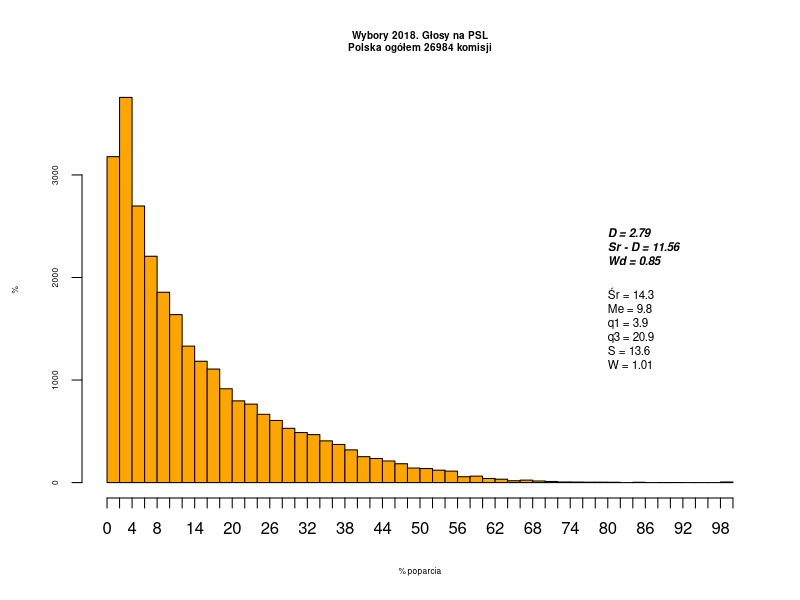
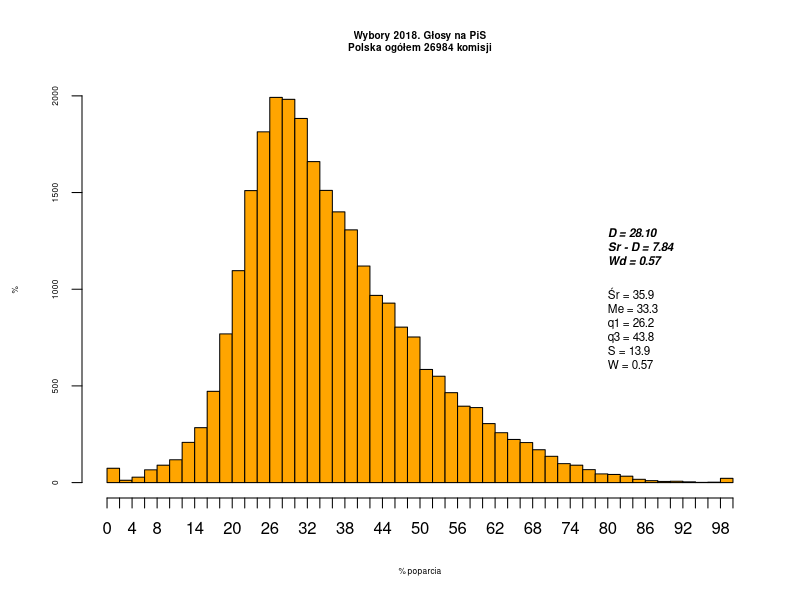
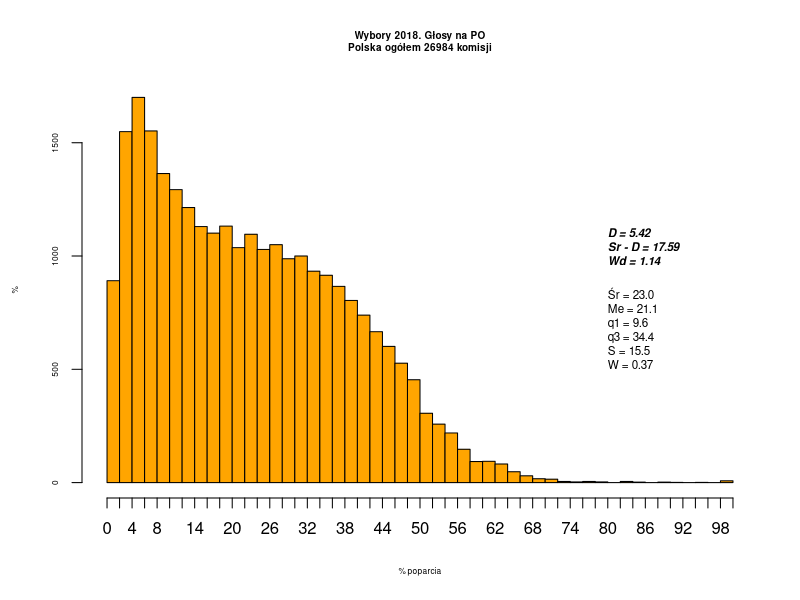
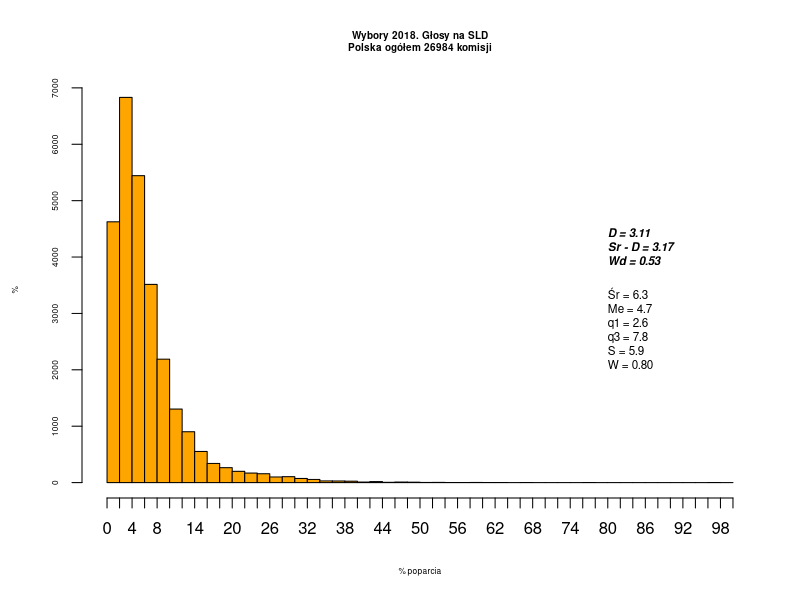
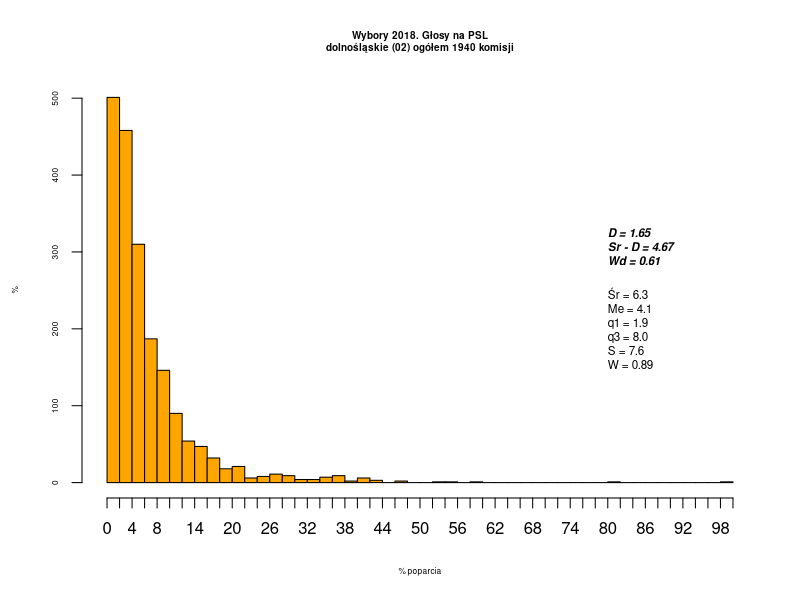
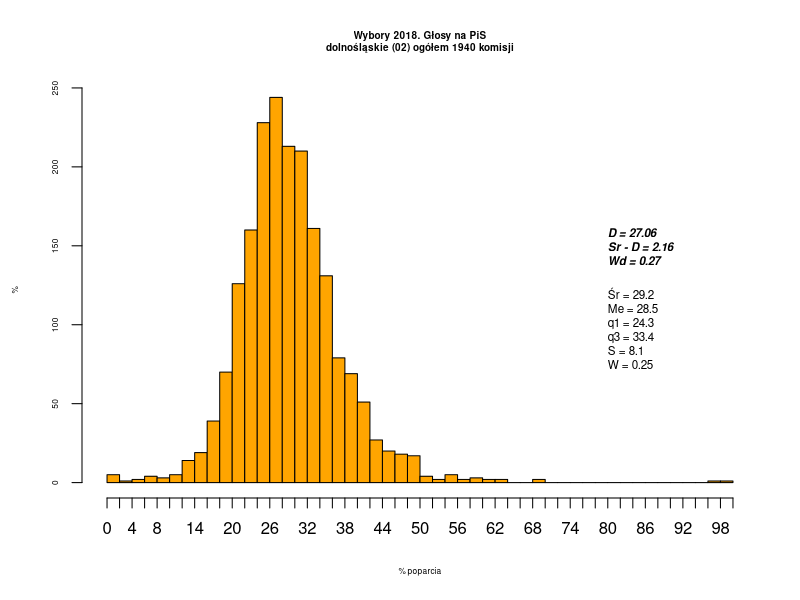
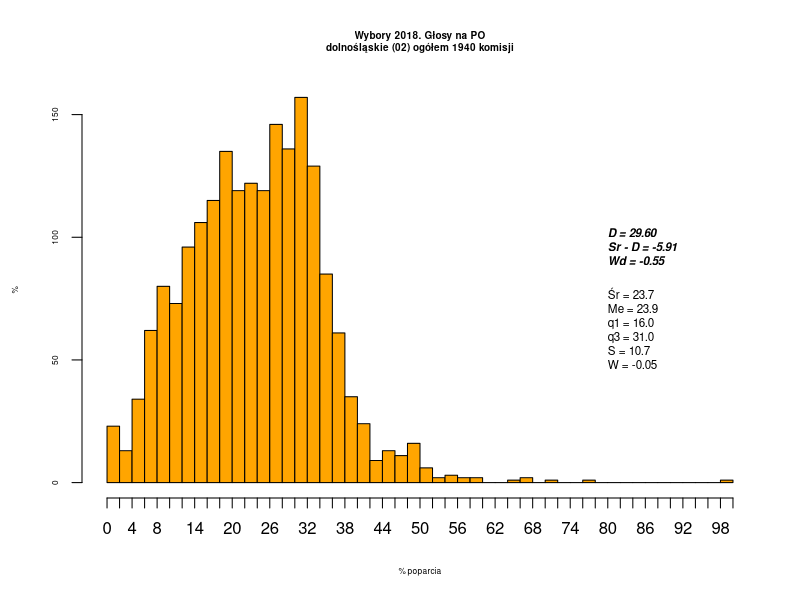
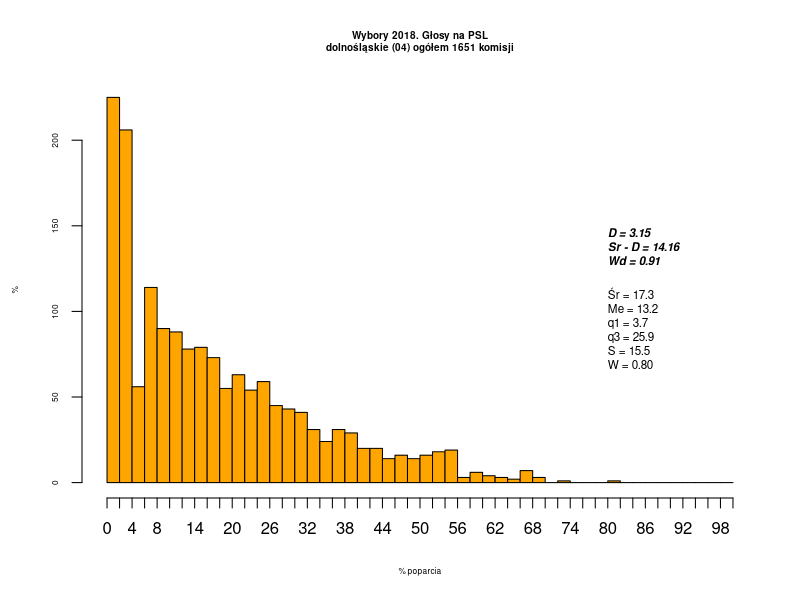

Source code (R) for these figures, in order:
#!/usr/bin/Rscript
# Skrypt wykreślna różnego rodzaju histogramy dla danych z pliku ws2018_komitety_by_komisja_T.csv
#
require (ggplot2)

estimatedMode <- function(x) { d <- density(x, na.rm=T); d$x[which.max(d$y)] }

showVotes <- function(df, x, co, region, N, minN) {
   ## showVotes = wykreśla histogram dla województwa (region)
   kN <- nrow(df)
   sX <- summary(df[[x]], na.rm=TRUE);
   sV <- sd(df[[x]], na.rm=TRUE)
   ## współczynnik skośności Pearsona
   skewness <- 3 * (sX[["Mean"]] - sX[["Median"]])/sV
   Mo <- estimatedMode(df[[x]])
   skewnessMo <- (sX[["Mean"]] - Mo)/sV

   summary_label <- sprintf ("Śr = %.1f\nMe = %.1f\nq1 = %.1f\nq3 = %.1f\nS = %.1f\nW = %.2f", 
     sX[["Mean"]], sX[["Median"]],
     sX[["1st Qu."]], sX[["3rd Qu."]], sV, skewness)
   summary_label_bold <- sprintf ("D = %.2f\nSr - D = %.2f\nWd = %.2f", Mo, sX[["Mean"]] - Mo, skewnessMo)

   if (minN < 1) {
   t <- sprintf("Wybory 2018. Głosy na %s\n%s ogółem %d komisji", co, region, kN ) } 
   else { t <- sprintf("Wybory 2018. Głosy na %s\n%s ogółem %d komisji (N>%d)", co, region, kN, minN ) } 

   h <- hist(df[[x]], breaks=kpN, freq=TRUE, col="orange", main=t, 
     ylab="%", xlab="% poparcia", labels=F, xaxt='n' )
     axis(side=1, at=kpN, cex.axis=2, cex.lab=2)
    ## pozycja tekstu zawierającego statystyki opisowe
   posX <- .50 * max(h$counts)
   posY <- .66 * max(h$counts)
   text(80, posX, summary_label, cex=1.4, adj=c(0,1) )
   text(80, posY, summary_label_bold, cex=1.4, adj=c(0,1), font=4)
}


## Wczytanie danych; obliczenie podst. statystyk:
komisje <- read.csv("ws2018_komisje_wyniki.csv", 
   sep = ';', header=T, na.string="NA");

summary(komisje$PSL); summary(komisje$PiS); summary(komisje$PO);
fivenum(komisje$PSLp); fivenum(komisje$PiSp); fivenum(komisje$POp);

## ## ###
par(ps=6,cex=1,cex.axis=1,cex.lab=1,cex.main=1.2)
kpN <- seq(0, 100, by=2);
kpX <- c(0, 10,20,30,40,50,60,70,80,90, 100);
kN <- nrow(komisje)
region <- "Polska"
minTurnout <- 0

## cała Polska:
showVotes(komisje, "PSLp", "PSL", region, kN, minTurnout);
showVotes(komisje, "PiSp", "PiS", region, kN, minTurnout);
showVotes(komisje, "POp",  "PO",  region, kN, minTurnout);
showVotes(komisje, "SLDp", "SLD", region, kN, minTurnout);

## Cała Polska (bez małych komisji):
## ( późniejszych analizach pomijane są małe komisje)
#minTurnout <- 49
#komisje <- subset (komisje, totalG > minTurnout); 
#kN <- nrow(komisje)
#
#showVotes(komisje, "PSLp", "PSL", region, kN, minTurnout);
#showVotes(komisje, "PiSp", "PiS", region, kN, minTurnout);
#showVotes(komisje, "POp",  "PO",  region, kN, minTurnout);
#
## Typ gminy U/R (U=gmina miejska ; R=inna niż miejska)
#komisjeW <- subset (komisje, typ == "U"); 
#kN <- nrow(komisjeW)
#region <- "Polska/g.miejskie"
#showVotes(komisjeW, "PSLp", "PSL", region, kN, minTurnout);
#showVotes(komisjeW, "PiSp", "PiS", region, kN, minTurnout);
#showVotes(komisjeW, "POp",  "PO",  region, kN, minTurnout);
#
##komisjeW <- subset (komisje, typ == "R"); 
#kN <- nrow(komisjeW)
#region <- "Polska/g.niemiejskie"
#showVotes(komisjeW, "PSLp", "PSL", region, kN, minTurnout);
#showVotes(komisjeW, "PiSp", "PiS", region, kN, minTurnout);
#showVotes(komisjeW, "POp",  "PO",  region, kN, minTurnout);

## woj = dwucyfrowy kod teryt województwa:
komisje$woj <- substr(komisje$terytP, start=1, stop=2)

cN <- c("dolnośląskie", "dolnośląskie", "kujawsko-pomorskie",
 "lubelskie", "lubuskie", "łódzkie", "małopolskie", "mazowieckie",
 "opolskie", "podkarpackie", "podlaskie", "pomorskie", "śląskie",
 "świętokrzyskie", "warmińsko-mazurskie", "wielkopolskie",
 "zachodniopomorskie");
cW <- c("02", "04", "06", "08", "10", "12", "14", "16", "18",
 "20", "22", "24", "26", "28", "30", "32");

## wszystkie województwa po kolei:
for (w in 1:16) {
  wojS <- cW[w]
  ###region <- cN[w];
  region <- sprintf ("%s (%s)", cN[w], wojS);

  komisjeW <- subset (komisje, woj == wojS); ##

  showVotes(komisjeW, "PSLp", "PSL", region, kN, minTurnout);
  showVotes(komisjeW, "PiSp", "PiS", region, kN, minTurnout);
  showVotes(komisjeW, "POp",  "PO",  region, kN, minTurnout);
}

## ## koniec
